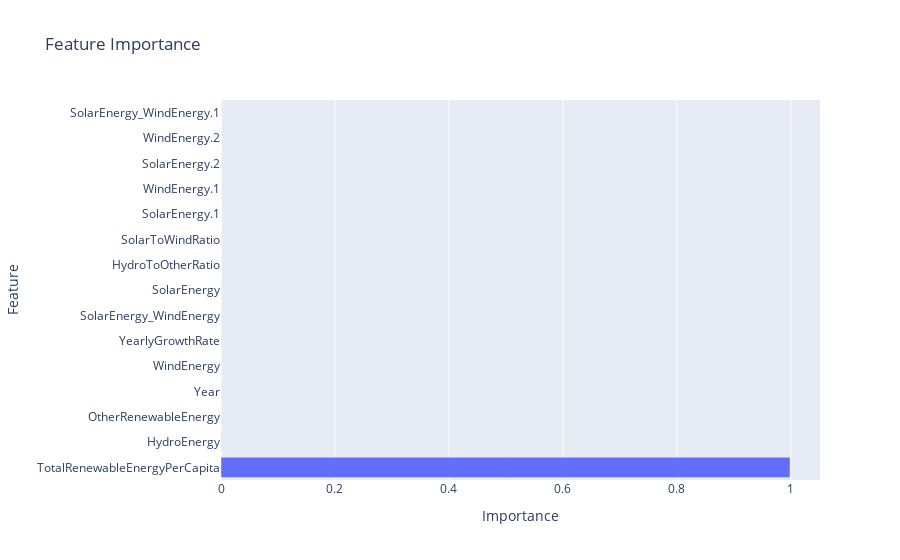

The notebook cell saved with this chart:
### Code cell
# Feature importance (if the model is XGBoost or LightGBM)
if hasattr(best_model, 'feature_importances_'):
    feature_importances = best_model.feature_importances_
    feature_names = df.drop(columns=['TotalRenewableEnergy', 'Country', 'PredictedTotalRenewableEnergy']).columns
    
    importance_df = pd.DataFrame({
        'Feature': feature_names,
        'Importance': feature_importances
    }).sort_values(by='Importance', ascending=False)
    
    fig = px.bar(importance_df, x='Importance', y='Feature', 
                 title='Feature Importance',
                 labels={'Importance': 'Importance', 'Feature': 'Feature'})
    fig.show()

### Figure 1 — Plotly figure (JSON) as saved in the notebook; plotly's stock layout.template omitted (floating-point values rounded to 4 significant figures)
{"data": [{"hovertemplate": "Importance=%{x}<br>Feature=%{y}<extra></extra>", "legendgroup": "", "marker": {"color": "#636efa", "pattern": {"shape": ""}}, "name": "", "orientation": "h", "showlegend": false, "textposition": "auto", "type": "bar", "x": [0.9987, 0.0003246, 0.0001916, 0.0001826, 0.0001625, 0.0001434, 0.0001184, 8.584e-05, 7.716e-05, 6.046e-05, 0.0, 0.0, 0.0, 0.0, 0.0], "xaxis": "x", "y": ["TotalRenewableEnergyPerCapita", "HydroEnergy", "OtherRenewableEnergy", "Year", "WindEnergy", "YearlyGrowthRate", "SolarEnergy_WindEnergy", "SolarEnergy", "HydroToOtherRatio", "SolarToWindRatio", "SolarEnergy.1", "WindEnergy.1", "SolarEnergy.2", "WindEnergy.2", "SolarEnergy_WindEnergy.1"], "yaxis": "y"}], "layout": {"barmode": "relative", "legend": {"tracegroupgap": 0}, "title": {"text": "Feature Importance"}, "xaxis": {"anchor": "y", "domain": [0, 1], "title": {"text": "Importance"}}, "yaxis": {"anchor": "x", "domain": [0, 1], "title": {"text": "Feature"}}}}
